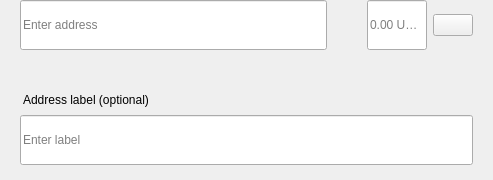
<?xml version="1.0" encoding="UTF-8"?>
<ui version="4.0">
 <class>SendMultiRow</class>
 <widget class="QWidget" name="SendMultiRow">
  <property name="geometry">
   <rect>
    <x>0</x>
    <y>0</y>
    <width>493</width>
    <height>180</height>
   </rect>
  </property>
  <property name="minimumSize">
   <size>
    <width>0</width>
    <height>0</height>
   </size>
  </property>
  <property name="maximumSize">
   <size>
    <width>16777215</width>
    <height>16777215</height>
   </size>
  </property>
  <property name="windowTitle">
   <string>Form</string>
  </property>
  <layout class="QVBoxLayout" name="verticalLayout_3">
   <property name="spacing">
    <number>0</number>
   </property>
   <property name="leftMargin">
    <number>0</number>
   </property>
   <property name="topMargin">
    <number>0</number>
   </property>
   <property name="rightMargin">
    <number>20</number>
   </property>
   <property name="bottomMargin">
    <number>5</number>
   </property>
   <item alignment="Qt::AlignTop">
    <widget class="QWidget" name="widget" native="true">
     <property name="sizePolicy">
      <sizepolicy hsizetype="Expanding" vsizetype="Maximum">
       <horstretch>0</horstretch>
       <verstretch>0</verstretch>
      </sizepolicy>
     </property>
     <property name="minimumSize">
      <size>
       <width>0</width>
       <height>60</height>
      </size>
     </property>
     <property name="maximumSize">
      <size>
       <width>16777215</width>
       <height>85</height>
      </size>
     </property>
     <layout class="QHBoxLayout" name="horizontalLayout" stretch="6,0,2">
      <property name="spacing">
       <number>0</number>
      </property>
      <property name="leftMargin">
       <number>8</number>
      </property>
      <property name="topMargin">
       <number>0</number>
      </property>
      <property name="rightMargin">
       <number>0</number>
      </property>
      <property name="bottomMargin">
       <number>0</number>
      </property>
      <item alignment="Qt::AlignTop">
       <widget class="QStackedWidget" name="stackedAddress">
        <property name="minimumSize">
         <size>
          <width>0</width>
          <height>50</height>
         </size>
        </property>
        <property name="maximumSize">
         <size>
          <width>16777215</width>
          <height>50</height>
         </size>
        </property>
        <widget class="QWidget" name="page_4">
         <property name="sizePolicy">
          <sizepolicy hsizetype="Expanding" vsizetype="Preferred">
           <horstretch>0</horstretch>
           <verstretch>0</verstretch>
          </sizepolicy>
         </property>
         <property name="minimumSize">
          <size>
           <width>0</width>
           <height>50</height>
          </size>
         </property>
         <property name="maximumSize">
          <size>
           <width>16777215</width>
           <height>55</height>
          </size>
         </property>
         <layout class="QVBoxLayout" name="verticalLayout_7">
          <property name="spacing">
           <number>0</number>
          </property>
          <property name="leftMargin">
           <number>12</number>
          </property>
          <property name="topMargin">
           <number>0</number>
          </property>
          <property name="rightMargin">
           <number>0</number>
          </property>
          <property name="bottomMargin">
           <number>0</number>
          </property>
          <item>
           <widget class="QLineEdit" name="lineEditAddress">
            <property name="minimumSize">
             <size>
              <width>0</width>
              <height>50</height>
             </size>
            </property>
            <property name="maximumSize">
             <size>
              <width>16777215</width>
              <height>50</height>
             </size>
            </property>
            <property name="placeholderText">
             <string>Enter address</string>
            </property>
           </widget>
          </item>
         </layout>
        </widget>
        <widget class="QWidget" name="page_3"/>
       </widget>
      </item>
      <item>
       <spacer name="horizontalSpacer_3">
        <property name="orientation">
         <enum>Qt::Horizontal</enum>
        </property>
        <property name="sizeType">
         <enum>QSizePolicy::Fixed</enum>
        </property>
        <property name="sizeHint" stdset="0">
         <size>
          <width>40</width>
          <height>20</height>
         </size>
        </property>
       </spacer>
      </item>
      <item>
       <layout class="QHBoxLayout" name="horizontalLayout_2">
        <property name="spacing">
         <number>6</number>
        </property>
        <item alignment="Qt::AlignTop">
         <widget class="QLineEdit" name="lineEditAmount">
          <property name="sizePolicy">
           <sizepolicy hsizetype="Expanding" vsizetype="Preferred">
            <horstretch>0</horstretch>
            <verstretch>0</verstretch>
           </sizepolicy>
          </property>
          <property name="minimumSize">
           <size>
            <width>0</width>
            <height>50</height>
           </size>
          </property>
          <property name="maximumSize">
           <size>
            <width>16777215</width>
            <height>50</height>
           </size>
          </property>
          <property name="maxLength">
           <number>17</number>
          </property>
          <property name="alignment">
           <set>Qt::AlignLeading|Qt::AlignLeft|Qt::AlignVCenter</set>
          </property>
          <property name="placeholderText">
           <string notr="true">0.00 USDTX</string>
          </property>
         </widget>
        </item>
        <item>
         <layout class="QVBoxLayout" name="verticalLayout">
          <property name="topMargin">
           <number>14</number>
          </property>
          <property name="bottomMargin">
           <number>0</number>
          </property>
          <item alignment="Qt::AlignTop">
           <widget class="QPushButton" name="btnMenu">
            <property name="minimumSize">
             <size>
              <width>0</width>
              <height>0</height>
             </size>
            </property>
            <property name="maximumSize">
             <size>
              <width>16777215</width>
              <height>16777215</height>
             </size>
            </property>
            <property name="focusPolicy">
             <enum>Qt::NoFocus</enum>
            </property>
            <property name="text">
             <string/>
            </property>
           </widget>
          </item>
         </layout>
        </item>
       </layout>
      </item>
     </layout>
    </widget>
   </item>
   <item>
    <widget class="QWidget" name="layoutLabel" native="true">
     <property name="minimumSize">
      <size>
       <width>0</width>
       <height>0</height>
      </size>
     </property>
     <property name="maximumSize">
      <size>
       <width>16777215</width>
       <height>16777215</height>
      </size>
     </property>
     <layout class="QVBoxLayout" name="verticalLayout_9">
      <property name="spacing">
       <number>6</number>
      </property>
      <property name="leftMargin">
       <number>20</number>
      </property>
      <property name="topMargin">
       <number>0</number>
      </property>
      <property name="rightMargin">
       <number>0</number>
      </property>
      <property name="bottomMargin">
       <number>10</number>
      </property>
      <item>
       <spacer name="verticalSpacer">
        <property name="orientation">
         <enum>Qt::Vertical</enum>
        </property>
        <property name="sizeType">
         <enum>QSizePolicy::Fixed</enum>
        </property>
        <property name="sizeHint" stdset="0">
         <size>
          <width>20</width>
          <height>20</height>
         </size>
        </property>
       </spacer>
      </item>
      <item>
       <widget class="QLabel" name="labelSubtitleDescription">
        <property name="styleSheet">
         <string notr="true">margin-bottom:2px;
margin-left:0.05px;
padding:0px;</string>
        </property>
        <property name="text">
         <string>Address label (optional)</string>
        </property>
       </widget>
      </item>
      <item>
       <widget class="QLineEdit" name="lineEditDescription">
        <property name="minimumSize">
         <size>
          <width>0</width>
          <height>50</height>
         </size>
        </property>
        <property name="maximumSize">
         <size>
          <width>16777215</width>
          <height>50</height>
         </size>
        </property>
        <property name="placeholderText">
         <string>Enter label</string>
        </property>
       </widget>
      </item>
     </layout>
    </widget>
   </item>
  </layout>
 </widget>
 <resources/>
 <connections/>
</ui>
